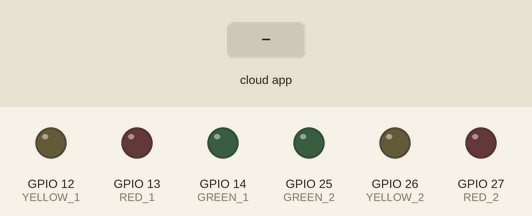
The sketch below on a simulated ESP32. Shown: output pins drawn as LEDs (lit = HIGH). The inputs (shaded band) are chosen by the test bench. WiFi joins after 1.5 s; servers stay silent unless stated; the Firebase database answers and starts empty; what the sketch prints to the serial monitor is not drawn.

Above: at 1.1 s.
At 4.0 s:
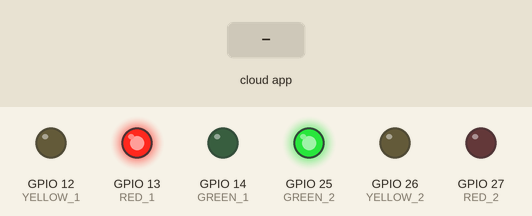
4.1 s: the phone or cloud app sets distance to 25
7.1 s: the phone or cloud app sets distance to 100
Timing chart, 0 to 10.1 s (numbered marks = the images above; inputs shaded):
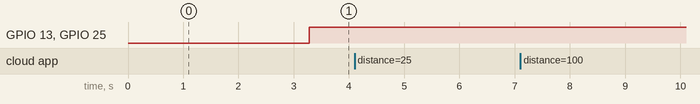

The sketch:

Traffic.ino
```cpp
#include <Wire.h>
#include <WiFi.h>
#include <FirebaseESP32.h>

// WiFi Credentials
const char* WIFI_SSID = "ITIDA";
const char* WIFI_PASSWORD = "12345678";

// Firebase Credentials
const char* FIREBASE_HOST = "stem-53cdc-default-rtdb.firebaseio.com";
const char* FIREBASE_AUTH = "UlqdAaYSCRjTcqFBRVW0df1Y513SLgoJ2vuZ2lZO";

// Firebase objects
FirebaseData fbData;
FirebaseAuth auth;
FirebaseConfig config;

// Traffic Light 1 Pins (Intersection A)
const int RED_1 = 13;
const int YELLOW_1 = 12;
const int GREEN_1 = 14;

// Traffic Light 2 Pins (Intersection B)
const int RED_2 = 27;
const int YELLOW_2 = 26;
const int GREEN_2 = 25;

// Sensor readings from Firebase
float distance1 = 0;
float distance2 = 0;
float distance3 = 0;

// Detection threshold
const float DETECTION_THRESHOLD = 10.0; // 10 cm

// Timing
unsigned long previousMillis = 0;
const unsigned long READ_INTERVAL = 1000; // Read Firebase every 1 second

void setup() {
  Serial.begin(115200);
  delay(1000);

  Serial.println("\n╔════════════════════════════════════════╗");
  Serial.println("║  SMART TRAFFIC LIGHT SYSTEM            ║");
  Serial.println("║  Firebase-Controlled via Sensors       ║");
  Serial.println("╚════════════════════════════════════════╝\n");

  // Initialize traffic light pins
  pinMode(RED_1, OUTPUT);
  pinMode(YELLOW_1, OUTPUT);
  pinMode(GREEN_1, OUTPUT);
  pinMode(RED_2, OUTPUT);
  pinMode(YELLOW_2, OUTPUT);
  pinMode(GREEN_2, OUTPUT);

  // Turn off all lights initially
  allLightsOff();

  // Connect to WiFi
  WiFi.begin(WIFI_SSID, WIFI_PASSWORD);
  Serial.print("→ Connecting to WiFi");
  while (WiFi.status() != WL_CONNECTED) {
    delay(500);
    Serial.print(".");
  }
  Serial.println("\n✓ WiFi Connected!");
  Serial.print("IP Address: ");
  Serial.println(WiFi.localIP());

  // Configure Firebase
  config.host = FIREBASE_HOST;
  config.signer.tokens.legacy_token = FIREBASE_AUTH;

  Firebase.begin(&config, &auth);
  Firebase.reconnectWiFi(true);

  Serial.println("✓ Firebase Connected!");

  // Initialize traffic control status in Firebase
  Firebase.setString(fbData, "/traffic/control_mode", "sensor_based");
  Firebase.setInt(fbData, "/traffic/detection_threshold_cm", DETECTION_THRESHOLD);

  Serial.println("\n✓ System Ready!");
  Serial.println("Reading sensor data from Firebase...\n");
}

void loop() {
  unsigned long currentMillis = millis();

  // Read sensor data from Firebase periodically
  if (currentMillis - previousMillis >= READ_INTERVAL) {
    previousMillis = currentMillis;

    // Read ultrasonic distances from Firebase
    if (Firebase.getFloat(fbData, "/sensors/current/ultrasonic1/distance")) {
      distance1 = fbData.floatData();
    }
    if (Firebase.getFloat(fbData, "/sensors/current/ultrasonic2/distance")) {
      distance2 = fbData.floatData();
    }
    if (Firebase.getFloat(fbData, "/sensors/current/ultrasonic3/distance")) {
      distance3 = fbData.floatData();
    }

    // Count how many sensors detect objects within threshold
    int detectionsCount = 0;

    if (distance1 < DETECTION_THRESHOLD && distance1 != 999) {
      detectionsCount++;
    }
    if (distance2 < DETECTION_THRESHOLD && distance2 != 999) {
      detectionsCount++;
    }
    if (distance3 < DETECTION_THRESHOLD && distance3 != 999) {
      detectionsCount++;
    }

    // Apply traffic light logic
    applyTrafficLogic(detectionsCount);

    // Display current status
    displayStatus(detectionsCount);
  }

  delay(100);
}

void applyTrafficLogic(int detectionsCount) {
  String status = "";

  if (detectionsCount >= 2) {
    // 2 or 3 sensors detect: Light 1 RED, Light 2 GREEN
    setLight1(RED_1);
    setLight2(GREEN_2);
    status = "HIGH_TRAFFIC";

    // Update Firebase
    Firebase.setString(fbData, "/traffic/light1", "red");
    Firebase.setString(fbData, "/traffic/light2", "green");
    Firebase.setString(fbData, "/traffic/status", status);
    Firebase.setInt(fbData, "/traffic/detections", detectionsCount);

    Serial.println("→ HIGH TRAFFIC: Light1=RED | Light2=GREEN");

  } else if (detectionsCount == 1) {
    // 1 sensor detects: Both lights YELLOW
    setLight1(YELLOW_1);
    setLight2(YELLOW_2);
    status = "MEDIUM_TRAFFIC";

    // Update Firebase
    Firebase.setString(fbData, "/traffic/light1", "yellow");
    Firebase.setString(fbData, "/traffic/light2", "yellow");
    Firebase.setString(fbData, "/traffic/status", status);
    Firebase.setInt(fbData, "/traffic/detections", detectionsCount);

    Serial.println("→ MEDIUM TRAFFIC: Light1=YELLOW | Light2=YELLOW");

  } else {
    // No detections: Light 1 GREEN, Light 2 RED (default flow)
    setLight1(GREEN_1);
    setLight2(RED_2);
    status = "LOW_TRAFFIC";

    // Update Firebase
    Firebase.setString(fbData, "/traffic/light1", "green");
    Firebase.setString(fbData, "/traffic/light2", "red");
    Firebase.setString(fbData, "/traffic/status", status);
    Firebase.setInt(fbData, "/traffic/detections", detectionsCount);

    Serial.println("→ LOW TRAFFIC: Light1=GREEN | Light2=RED");
  }
}

void setLight1(int activePin) {
  digitalWrite(RED_1, activePin == RED_1 ? HIGH : LOW);
  digitalWrite(YELLOW_1, activePin == YELLOW_1 ? HIGH : LOW);
  digitalWrite(GREEN_1, activePin == GREEN_1 ? HIGH : LOW);
}

void setLight2(int activePin) {
  digitalWrite(RED_2, activePin == RED_2 ? HIGH : LOW);
  digitalWrite(YELLOW_2, activePin == YELLOW_2 ? HIGH : LOW);
  digitalWrite(GREEN_2, activePin == GREEN_2 ? HIGH : LOW);
}

void allLightsOff() {
  digitalWrite(RED_1, LOW);
  digitalWrite(YELLOW_1, LOW);
  digitalWrite(GREEN_1, LOW);
  digitalWrite(RED_2, LOW);
  digitalWrite(YELLOW_2, LOW);
  digitalWrite(GREEN_2, LOW);
}

void displayStatus(int detectionsCount) {
  Serial.println("╔════════════════════════════════════════╗");
  Serial.println("║     TRAFFIC CONTROL STATUS             ║");
  Serial.println("╠════════════════════════════════════════╣");

  Serial.print("║ Zone 1 Distance:  ");
  Serial.print(distance1, 1);
  Serial.print(" cm");
  printSpaces(String(distance1, 1).length() + 3, 23);
  Serial.println("║");

  Serial.print("║ Zone 2 Distance:  ");
  Serial.print(distance2, 1);
  Serial.print(" cm");
  printSpaces(String(distance2, 1).length() + 3, 23);
  Serial.println("║");

  Serial.print("║ Zone 3 Distance:  ");
  Serial.print(distance3, 1);
  Serial.print(" cm");
  printSpaces(String(distance3, 1).length() + 3, 23);
  Serial.println("║");

  Serial.println("╠════════════════════════════════════════╣");

  Serial.print("║ Detections (<10cm): ");
  Serial.print(detectionsCount);
  printSpaces(String(detectionsCount).length(), 18);
  Serial.println("║");

  Serial.print("║ Traffic Light 1:   ");
  if (digitalRead(RED_1)) Serial.print("RED    ");
  else if (digitalRead(YELLOW_1)) Serial.print("YELLOW ");
  else if (digitalRead(GREEN_1)) Serial.print("GREEN  ");
  printSpaces(7, 13);
  Serial.println("║");

  Serial.print("║ Traffic Light 2:   ");
  if (digitalRead(RED_2)) Serial.print("RED    ");
  else if (digitalRead(YELLOW_2)) Serial.print("YELLOW ");
  else if (digitalRead(GREEN_2)) Serial.print("GREEN  ");
  printSpaces(7, 13);
  Serial.println("║");

  Serial.println("╚════════════════════════════════════════╝\n");
}

void printSpaces(int used, int total) {
  for(int i = used; i < total; i++) {
    Serial.print(" ");
  }
}
```

Measured:
- after the input at 4.1 s, every drawn part: stays the same
- after the input at 7.1 s, every drawn part: stays the same
